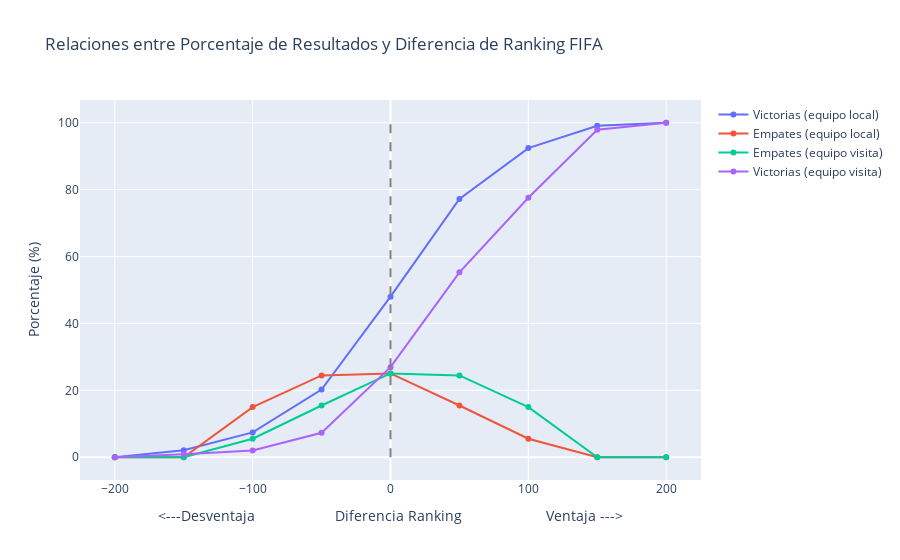

The notebook cell this image was saved under:
### Code cell
# Graficamos las relaciones entre el porcentaje de los resultados de cada equipo y la diferencia de su ranking FIFA

# Crear las líneas y los marcadores con plotly.graph_objs
traces = []

traces.append(go.Scatter(x=rangos_data_final['Diferencia_FIFA_Rank'], y=rangos_data_final['Victoria% (equipo local)'],
                         mode='lines+markers', name='Victorias (equipo local)'))
traces.append(go.Scatter(x=rangos_data_final['Diferencia_FIFA_Rank'], y=rangos_data_final['Empates% (equipo local)'],
                         mode='lines+markers', name='Empates (equipo local)'))
traces.append(go.Scatter(x=rangos_data_final['Diferencia_FIFA_Rank'], y=rangos_data_final['Empates% (equipo visita)'],
                         mode='lines+markers', name='Empates (equipo visita)'))
traces.append(go.Scatter(x=rangos_data_final['Diferencia_FIFA_Rank'], y=rangos_data_final['Victoria% (equipo visita)'],
                         mode='lines+markers', name='Victorias (equipo visita)'))

# Crear una línea vertical
shapes = [dict(type="line", x0=0, x1=0, y0=0, y1=100, line=dict(color="gray", width=2, dash="dash"))]

# Crear el diseño del gráfico
layout = go.Layout(
    title='Relaciones entre Porcentaje de Resultados y Diferencia de Ranking FIFA',
    xaxis=dict(title='<---Desventaja                    Diferencia Ranking                     Ventaja --->'),
    yaxis=dict(title='Porcentaje (%)'),
    legend=dict(font=dict(size=12)),
    shapes=shapes
)

# Crear la figura
fig = go.Figure(data=traces, layout=layout)

# Mostrar el gráfico
fig.show()

### Figure 1 — Plotly figure (JSON) as saved in the notebook; plotly's stock layout.template omitted (floating-point values rounded to 4 significant figures)
{"data": [{"mode": "lines+markers", "name": "Victorias (equipo local)", "type": "scatter", "x": [-200, -150, -100, -50, 0, 50, 100, 150, 200], "y": [0, 2.105, 7.424, 20.23, 48.02, 77.21, 92.42, 99.12, 100]}, {"mode": "lines+markers", "name": "Empates (equipo local)", "type": "scatter", "x": [-200, -150, -100, -50, 0, 50, 100, 150, 200], "y": [0, 0, 14.99, 24.47, 25.05, 15.47, 5.548, 0, 0]}, {"mode": "lines+markers", "name": "Empates (equipo visita)", "type": "scatter", "x": [-200, -150, -100, -50, 0, 50, 100, 150, 200], "y": [0, 0, 5.548, 15.47, 25.05, 24.47, 14.99, 0, 0]}, {"mode": "lines+markers", "name": "Victorias (equipo visita)", "type": "scatter", "x": [-200, -150, -100, -50, 0, 50, 100, 150, 200], "y": [0, 0.8772, 2.03, 7.327, 26.93, 55.3, 77.58, 97.89, 100]}], "layout": {"legend": {"font": {"size": 12}}, "shapes": [{"line": {"color": "gray", "dash": "dash", "width": 2}, "type": "line", "x0": 0, "x1": 0, "y0": 0, "y1": 100}], "title": {"text": "Relaciones entre Porcentaje de Resultados y Diferencia de Ranking FIFA"}, "xaxis": {"title": {"text": "<---Desventaja                    Diferencia Ranking                     Ventaja --->"}}, "yaxis": {"title": {"text": "Porcentaje (%)"}}}}
